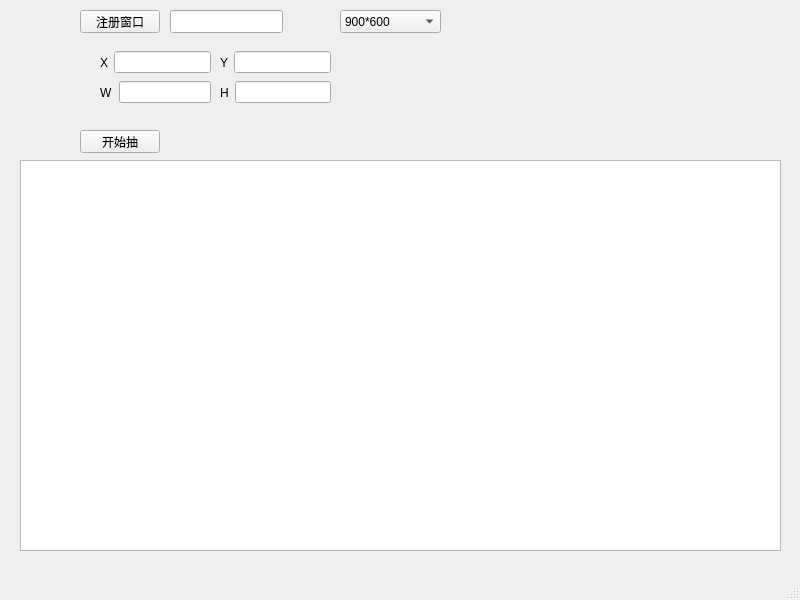
<?xml version="1.0" encoding="UTF-8"?>
<ui version="4.0">
 <class>XingyunWin</class>
 <widget class="QMainWindow" name="XingyunWin">
  <property name="geometry">
   <rect>
    <x>0</x>
    <y>0</y>
    <width>800</width>
    <height>600</height>
   </rect>
  </property>
  <property name="windowTitle">
   <string>MainWindow</string>
  </property>
  <widget class="QWidget" name="centralwidget">
   <widget class="QPushButton" name="pushButton">
    <property name="geometry">
     <rect>
      <x>80</x>
      <y>10</y>
      <width>80</width>
      <height>23</height>
     </rect>
    </property>
    <property name="text">
     <string>注册窗口</string>
    </property>
   </widget>
   <widget class="QPushButton" name="pushButton_2">
    <property name="geometry">
     <rect>
      <x>80</x>
      <y>130</y>
      <width>80</width>
      <height>23</height>
     </rect>
    </property>
    <property name="text">
     <string>开始抽</string>
    </property>
   </widget>
   <widget class="QLineEdit" name="winHWID">
    <property name="geometry">
     <rect>
      <x>170</x>
      <y>10</y>
      <width>113</width>
      <height>23</height>
     </rect>
    </property>
   </widget>
   <widget class="QWidget" name="layoutWidget">
    <property name="geometry">
     <rect>
      <x>220</x>
      <y>50</y>
      <width>111</width>
      <height>25</height>
     </rect>
    </property>
    <layout class="QHBoxLayout" name="horizontalLayout_2">
     <item>
      <widget class="QLabel" name="label_2">
       <property name="text">
        <string>Y</string>
       </property>
      </widget>
     </item>
     <item>
      <widget class="QLineEdit" name="winYLE"/>
     </item>
    </layout>
   </widget>
   <widget class="QWidget" name="layoutWidget_3">
    <property name="geometry">
     <rect>
      <x>220</x>
      <y>80</y>
      <width>111</width>
      <height>25</height>
     </rect>
    </property>
    <layout class="QHBoxLayout" name="horizontalLayout_4">
     <item>
      <widget class="QLabel" name="label_4">
       <property name="text">
        <string>H</string>
       </property>
      </widget>
     </item>
     <item>
      <widget class="QLineEdit" name="winHLE"/>
     </item>
    </layout>
   </widget>
   <widget class="QWidget" name="layoutWidget_2">
    <property name="geometry">
     <rect>
      <x>100</x>
      <y>50</y>
      <width>111</width>
      <height>25</height>
     </rect>
    </property>
    <layout class="QHBoxLayout" name="horizontalLayout">
     <item>
      <widget class="QLabel" name="label">
       <property name="text">
        <string>X</string>
       </property>
      </widget>
     </item>
     <item>
      <widget class="QLineEdit" name="winXLE"/>
     </item>
    </layout>
   </widget>
   <widget class="QWidget" name="layoutWidget_4">
    <property name="geometry">
     <rect>
      <x>100</x>
      <y>80</y>
      <width>111</width>
      <height>25</height>
     </rect>
    </property>
    <layout class="QHBoxLayout" name="horizontalLayout_3">
     <item>
      <widget class="QLabel" name="label_3">
       <property name="text">
        <string>W</string>
       </property>
      </widget>
     </item>
     <item>
      <widget class="QLineEdit" name="winWLE"/>
     </item>
    </layout>
   </widget>
   <widget class="QTextEdit" name="textEdit">
    <property name="geometry">
     <rect>
      <x>20</x>
      <y>160</y>
      <width>761</width>
      <height>391</height>
     </rect>
    </property>
   </widget>
   <widget class="QComboBox" name="comboBox">
    <property name="geometry">
     <rect>
      <x>340</x>
      <y>10</y>
      <width>101</width>
      <height>23</height>
     </rect>
    </property>
    <item>
     <property name="text">
      <string>900*600</string>
     </property>
    </item>
    <item>
     <property name="text">
      <string>1600</string>
     </property>
    </item>
   </widget>
  </widget>
  <widget class="QMenuBar" name="menubar">
   <property name="geometry">
    <rect>
     <x>0</x>
     <y>0</y>
     <width>800</width>
     <height>20</height>
    </rect>
   </property>
  </widget>
  <widget class="QStatusBar" name="statusbar"/>
 </widget>
 <resources/>
 <connections/>
</ui>
